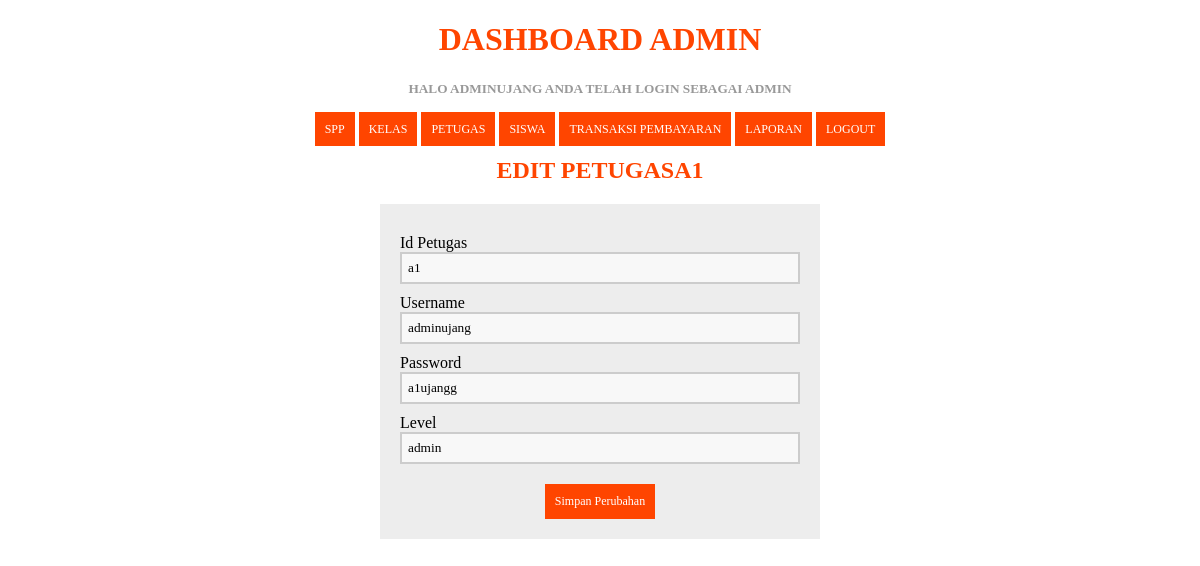
The page /edit_petugas.php?id=a1 (signed in) on the database its author committed.
### tables this page shows
CREATE TABLE IF NOT EXISTS `petugas` (
  `id_petugas` varchar(10) NOT NULL,
  `username` varchar(20) NOT NULL,
  `password` varchar(20) NOT NULL,
  `nama_petugas` varchar(30) NOT NULL,
  `level` enum('admin','petugas','siswa') NOT NULL
);

### edit_petugas.php (the view, shortened to what this page needs)
<?php
include 'koneksi.php';
  if (isset($_GET['id'])) {
    $query = "SELECT * FROM petugas ORDER BY id_petugas";
    $result = mysqli_query($koneksi, $query);
    $data = mysqli_fetch_assoc($result);
  } else {
    echo "<script>alert('Masukkan data id.');window.location='petugas.php';</script>";
  }
  ?>
<!DOCTYPE html>
<html>
  <head>
  </head>
<body>
  <?php
  include ('header.php');
?>
      <center>
        <h2>Edit Petugas<?php echo $data['id_petugas']; ?></h2>
      <center>
      <form method="POST" action="proses_editpetugas.php" enctype="multipart/form-data" >
      <section class="base">
        <div>
          <label>Id Petugas</label>
          <input type="text" name="id_petugas" value="<?php echo $data['id_petugas']; ?>" required=""/>
        </div>
        <div>
          <label>Username</label>
          <input type="text" name="username" value="<?php echo $data['username']; ?>" required=""/>
        </div>
        <div>
          <label>Password</label>
         <input type="text" name="password" value="<?php echo $data['password']; ?>" required=""/>
        </div>
         <div>
          <label>Level</label>
         <input type="text" name="level" value="<?php echo $data['level']; ?>" required=""/>
        </div>
        <div>
         <button type="submit">Simpan Perubahan</button>
        </div>
        </section>
      </form>
</body>
</html>

### edit_petugas.php (style rules this page uses)
* { font-family: "Trebuchet MS"; }
h2 { text-transform: uppercase; color: orangered; }
button { background-color: orangered; color: #fff; padding: 10px; text-decoration: none; font-size: 12px; border: 0px; margin-top: 20px; }
label { margin-top: 10px; float: left; text-align: left; width: 100%; }
input { padding: 6px; width: 100%; box-sizing: border-box; background: #f8f8f8; border: 2px solid #ccc; outline-color: orangered; }
div { width: 100%; height: auto; }
.base { width: 400px; height: auto; padding: 20px; margin-left: auto; margin-right: auto; background: #ededed; }

### header.php (style rules this page uses)
* { font-family: "Trebuchet MS"; }

### rows shown on the page
petugas: id_petugas "A1", id_petugas "a1", username "adminujang", password "a1ujangg", level "admin"

### other values the page prints
$_SESSION['username'] "ADMINUJANG"
$_SESSION['level'] "ADMIN"
